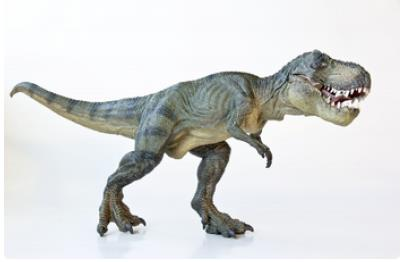
#> input picture opencv/resources/rex.jpg, 402 x 262 px
$ python 6_13_crop.py --image resources/rex.jpg
#> lines starting #> are read from the running program, lines starting #| are printed output that depends on the picture
import argparse
import numpy as np
import cv2


ap = argparse.ArgumentParser()
ap.add_argument("-i", "--image", required = True,
        help = "path to the image")

args = vars(ap.parse_args())

image = cv2.imread(args["image"])
#> image is the input picture: shape (262, 402, 3); mean B, G, R 216.9, 217.3, 216

#  [y1:y2, x1:x2]
crop = image[30:120, 240:335]
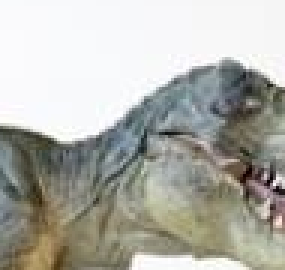
#> crop: shape (90, 95, 3) (shown 3 times larger); mean B, G, R 169.4, 176.7, 176.6

cv2.imshow("crop", crop);
cv2.waitKey(0)
